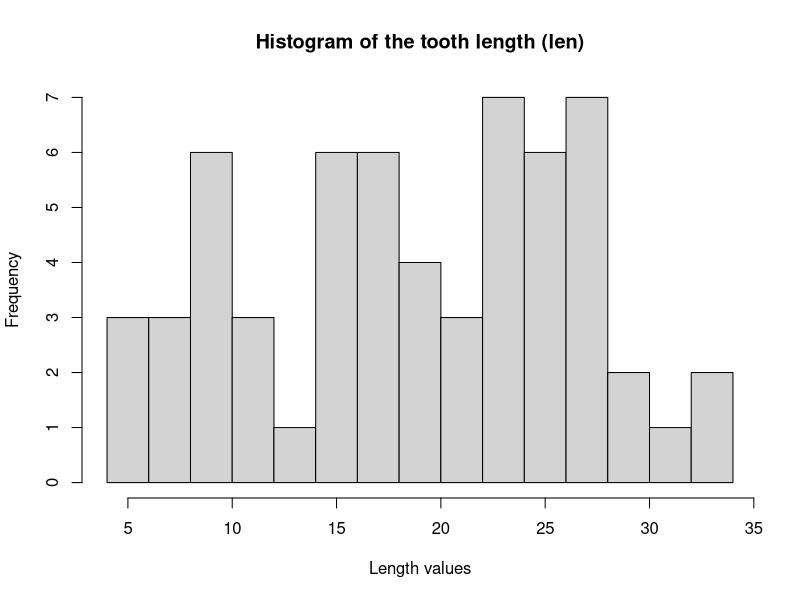
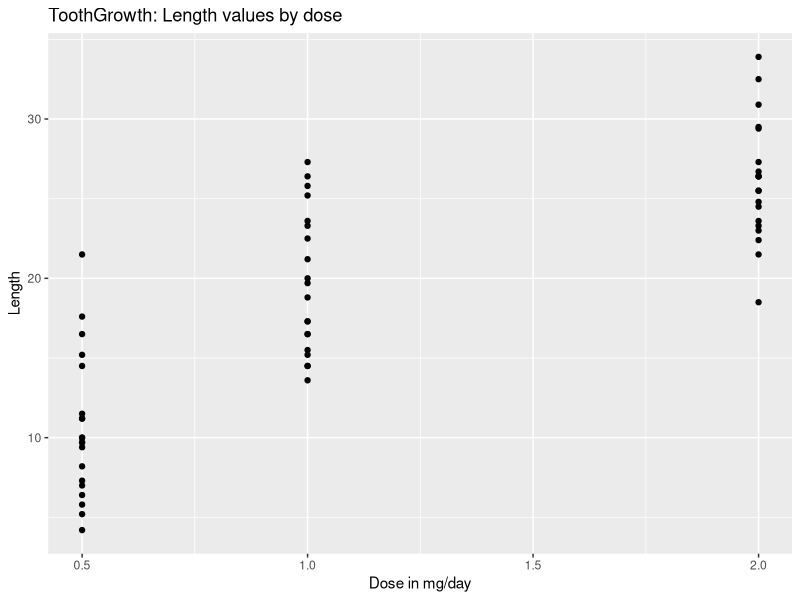
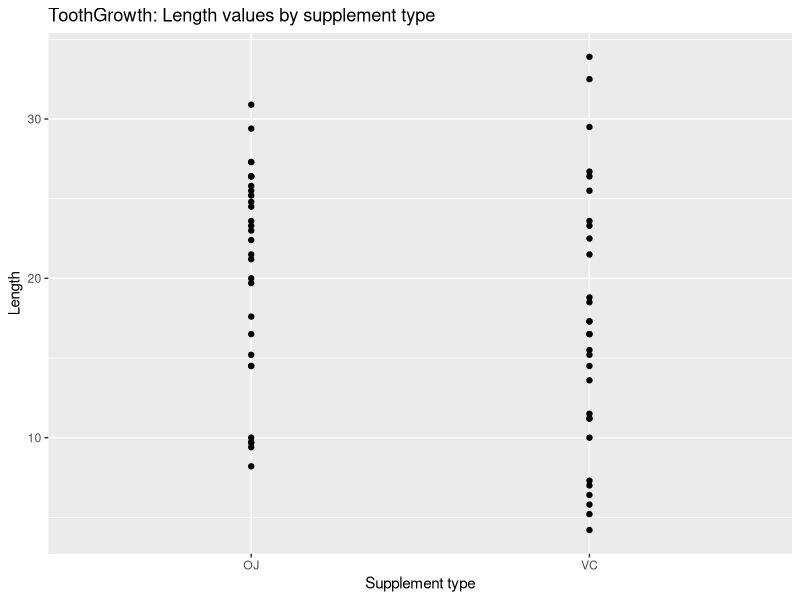

The R source for these figures, in order:
## ---- chunk 1
knitr::opts_chunk$set(echo = TRUE)
## ---- chunk 2
data("ToothGrowth")
data<-ToothGrowth 
str(data) #Determine data types and inspect content
summary(data) #Display basic statistics about the dataset
## ---- chunk 3
hist(data$len, breaks=15, main="Histogram of the tooth length (len)", 
     xlab="Length values")
## ---- chunk 4
library("ggplot2")
ggplot(data, aes(x=dose, y=len))+geom_point()+
  ggtitle("ToothGrowth: Length values by dose")+xlab("Dose in mg/day")+ylab("Length")
## ---- chunk 5
ggplot(data, aes(x=supp, y=len))+geom_point()+
  ggtitle("ToothGrowth: Length values by supplement type")+
  xlab("Supplement type")+ylab("Length")
## ---- chunk 6
data_OJ<-data[data[,2]=="OJ",1]
data_VC<-data[data[,2]=="VC",1]
t_1<-t.test(data_OJ, data_VC, paired=FALSE, var.equal=FALSE, 
            alternative="two.sided", conf.level=0.95)
t_1
## ---- chunk 7
data_05<-data[data[,3]==0.5,1]
data_10<-data[data[,3]==1.0,1]
t_2<-t.test(data_05, data_10, paired=FALSE, var.equal=FALSE, 
            alternative="less", conf.level=0.95)
t_2
